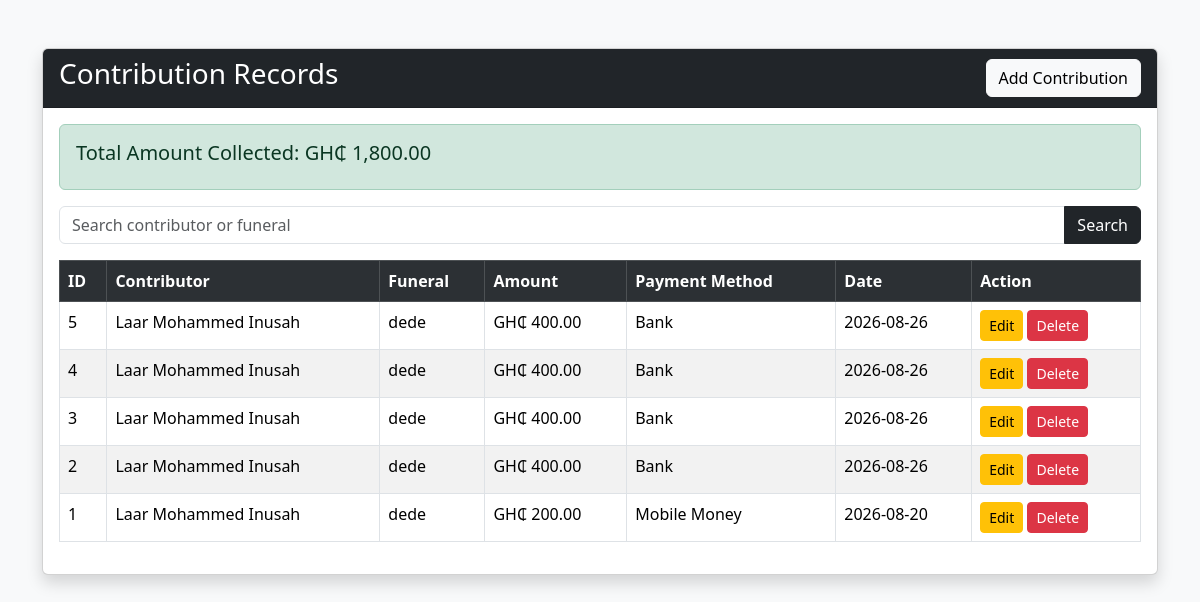
The page /pages/contributions/view_contributions.php on the database its author committed.
### tables this page shows
CREATE TABLE contributions (
    id INT NOT NULL AUTO_INCREMENT,
    contributor_id INT NOT NULL,
    funeral_id INT NOT NULL,
    amount DECIMAL(10,2) NOT NULL,
    payment_method VARCHAR(30) DEFAULT NULL,
    contribution_date DATE NOT NULL,
    created_at TIMESTAMP DEFAULT CURRENT_TIMESTAMP,
    PRIMARY KEY (id),
    CONSTRAINT contributions_ibfk_1 
        FOREIGN KEY (contributor_id) REFERENCES contributors(id)
        ON DELETE CASCADE,
    CONSTRAINT contributions_ibfk_2 
        FOREIGN KEY (funeral_id) REFERENCES funerals(id)
        ON DELETE CASCADE
);

CREATE TABLE contributors (
    id INT NOT NULL AUTO_INCREMENT,
    fullname VARCHAR(100) NOT NULL,
    phone VARCHAR(20) DEFAULT NULL,
    gender VARCHAR(10) DEFAULT NULL,
    address VARCHAR(255) DEFAULT NULL,
    created_at TIMESTAMP DEFAULT CURRENT_TIMESTAMP,
    PRIMARY KEY (id)
);

CREATE TABLE funerals (
    id INT NOT NULL AUTO_INCREMENT,
    deceased_name VARCHAR(100) NOT NULL,
    funeral_date DATE NOT NULL,
    location VARCHAR(100) DEFAULT NULL,
    created_at TIMESTAMP DEFAULT CURRENT_TIMESTAMP,
    PRIMARY KEY (id)
);

### pages/contributions/view_contributions.php (the view, shortened to what this page needs)
<?php
include "../../includes/connection.php";
if(isset($_GET['search'])){
$search = $_GET['search'];
$query = "
SELECT
contributions.id,
contributors.fullname,
funerals.deceased_name,
contributions.amount,
contributions.payment_method,
contributions.contribution_date
FROM contributions
INNER JOIN contributors
ON contributions.contributor_id = contributors.id
INNER JOIN funerals
ON contributions.funeral_id = funerals.id
WHERE contributors.fullname LIKE '%$search%'
OR funerals.deceased_name LIKE '%$search%'
ORDER BY contributions.id DESC
";
}
else{
$query = "
SELECT
contributions.id,
contributors.fullname,
funerals.deceased_name,
contributions.amount,
contributions.payment_method,
contributions.contribution_date
FROM contributions
INNER JOIN contributors
ON contributions.contributor_id = contributors.id
INNER JOIN funerals
ON contributions.funeral_id = funerals.id
ORDER BY contributions.id DESC
";
}
$result = mysqli_query($conn,$query);
?>
<!DOCTYPE html>
<html>
<head>
<link href="https://cdn.jsdelivr.net/npm/bootstrap@5.3.3/dist/css/bootstrap.min.css" rel="stylesheet">
</head>
<body class="bg-light">
<div class="container mt-5">
<div class="card shadow">
<div class="card-header bg-dark text-white d-flex justify-content-between align-items-center">
<h3>
Contribution Records
</h3>
<a href="add_contribution.php"
class="btn btn-light">
Add Contribution
</a>
</div>
<div class="card-body">
<?php
$total_query = "SELECT SUM(amount) AS total FROM contributions";
$total_result = mysqli_query($conn,$total_query);
$total = mysqli_fetch_assoc($total_result)['total'];
?>
<div class="alert alert-success">
<h5>
Total Amount Collected:
GH₵ <?php echo number_format($total,2); ?>
</h5>
</div>
<div class="table-responsive">
<form method="GET" class="mb-3">
<div class="input-group">
<input
type="text"
name="search"
class="form-control"
placeholder="Search contributor or funeral">
<button class="btn btn-dark">
Search
</button>
</div>
</form>
<table class="table table-bordered table-striped">
<tr class="table-dark">
<th>ID</th>
<th>Contributor</th>
<th>Funeral</th>
<th>Amount</th>
<th>Payment Method</th>
<th>Date</th>
<th>Action</th>
</tr>
<?php while($row=mysqli_fetch_assoc($result)){ ?>
<tr>
<td>
<?php echo $row['id']; ?>
</td>
<td>
<?php echo $row['fullname']; ?>
</td>
<td>
<?php echo $row['deceased_name']; ?>
</td>
<td>
GH₵ <?php echo $row['amount']; ?>
</td>
<td>
<?php echo $row['payment_method']; ?>
</td>
<td>
<?php echo $row['contribution_date']; ?>
</td>
<td>
<a href="edit_contribution.php?id=<?php echo $row['id']; ?>"
class="btn btn-warning btn-sm">
Edit
</a>
<a href="delete_contribution.php?id=<?php echo $row['id']; ?>"
class="btn btn-danger btn-sm"
onclick="return confirm('Delete this contribution?');">
Delete
</a>
</td>
</tr>
<?php } ?>
</table>
</div>
</div>
</div>
</div>
</body>
</html>

### rows shown on the page
contributions: id "5", contributor.fullname "Laar Mohammed Inusah", funeral.deceased_name "dede", amount "400.00", payment_method "Bank", contribution_date "2026-08-26"
contributions: id "4", contributor.fullname "Laar Mohammed Inusah", funeral.deceased_name "dede", amount "400.00", payment_method "Bank", contribution_date "2026-08-26"
contributions: id "3", contributor.fullname "Laar Mohammed Inusah", funeral.deceased_name "dede", amount "400.00", payment_method "Bank", contribution_date "2026-08-26"
contributions: id "2", contributor.fullname "Laar Mohammed Inusah", funeral.deceased_name "dede", amount "400.00", payment_method "Bank", contribution_date "2026-08-26"
contributions: id "1", contributor.fullname "Laar Mohammed Inusah", funeral.deceased_name "dede", amount "200.00", payment_method "Mobile Money", contribution_date "2026-08-20"

### other values the page prints
$total "1,800.00"
